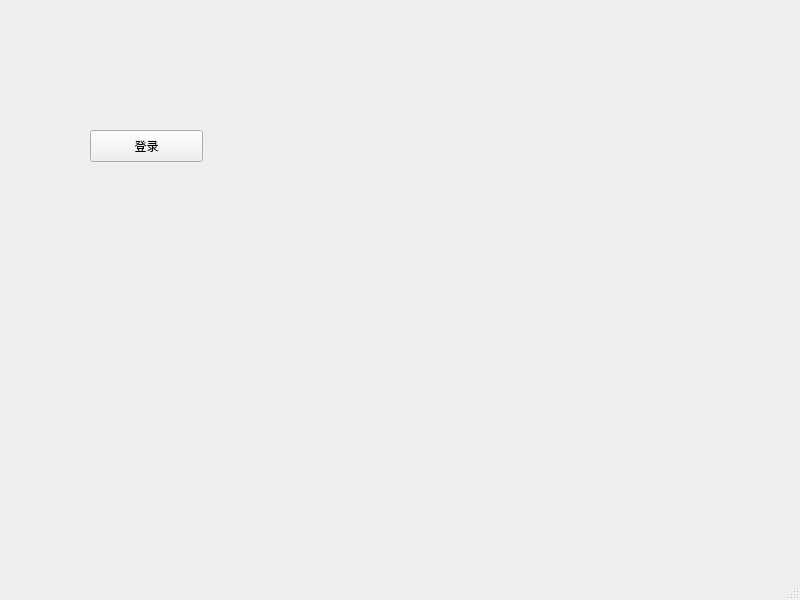
<?xml version="1.0" encoding="UTF-8"?>
<ui version="4.0">
 <class>MainWindow</class>
 <widget class="QMainWindow" name="MainWindow">
  <property name="geometry">
   <rect>
    <x>0</x>
    <y>0</y>
    <width>800</width>
    <height>600</height>
   </rect>
  </property>
  <property name="windowTitle">
   <string>MainWindow</string>
  </property>
  <widget class="QWidget" name="centralwidget">
   <widget class="QPushButton" name="pushButton">
    <property name="geometry">
     <rect>
      <x>90</x>
      <y>130</y>
      <width>113</width>
      <height>32</height>
     </rect>
    </property>
    <property name="text">
     <string>登录</string>
    </property>
   </widget>
  </widget>
  <widget class="QMenuBar" name="menubar">
   <property name="geometry">
    <rect>
     <x>0</x>
     <y>0</y>
     <width>800</width>
     <height>24</height>
    </rect>
   </property>
  </widget>
  <widget class="QStatusBar" name="statusbar"/>
 </widget>
 <resources/>
 <connections/>
</ui>
